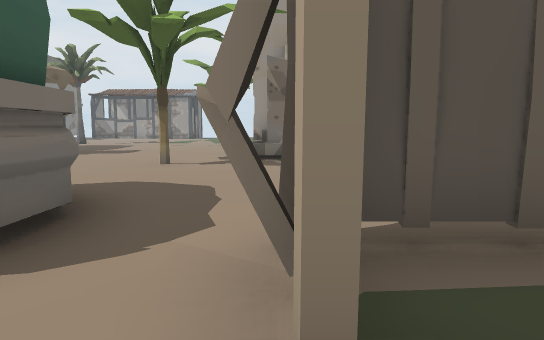
view 1 (above)

24 first-person views from a walk through a scene from a Unity 3-D project. The camera is 1.5 m above the floor, tilts 6° down and sees 70° across. The floor is counted in squares, 2 m on a side. Each view is taken from the middle of a square. On the plan, view 1 faces up. The plan holds only what a view shows up to about 12 squares ahead; the rest is blank. The place goes on beyond the plan. The player is left out. Some animated figures are left out. Door leaves are left out, so doorways stand open. Some surface patterns are stand-ins.

view 2
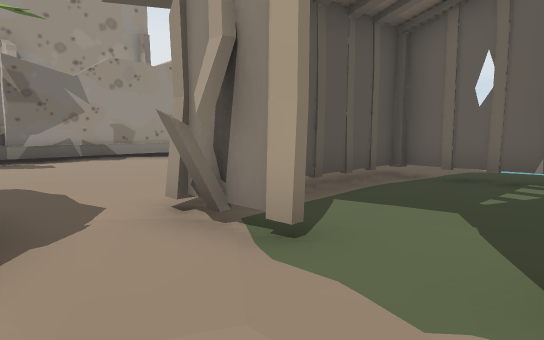

view 3
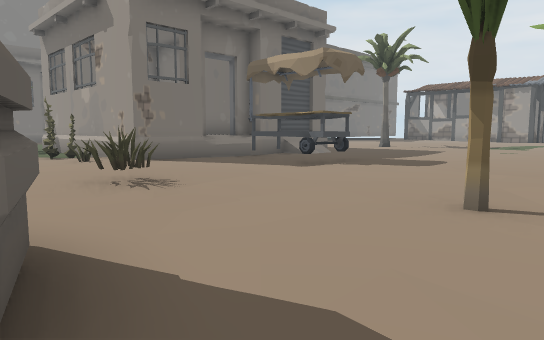

view 4
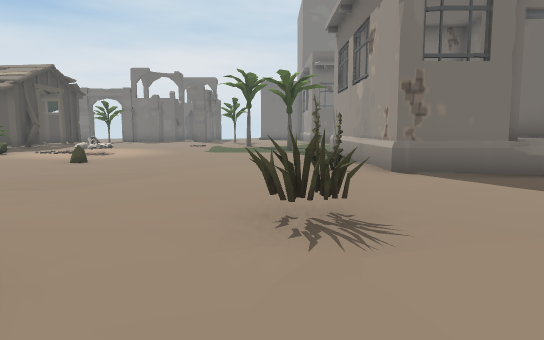

view 5
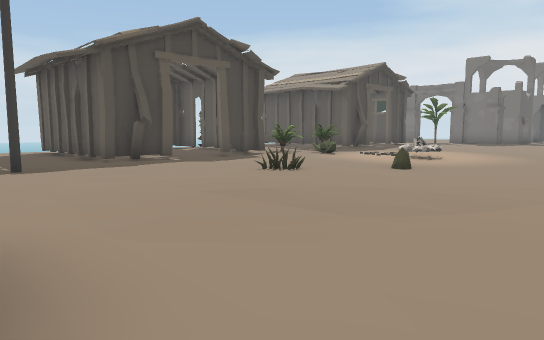

view 6
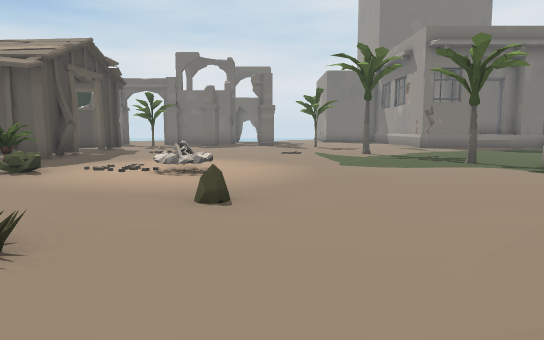

view 7
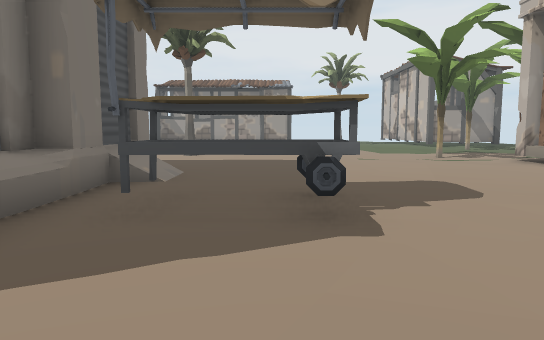

view 8
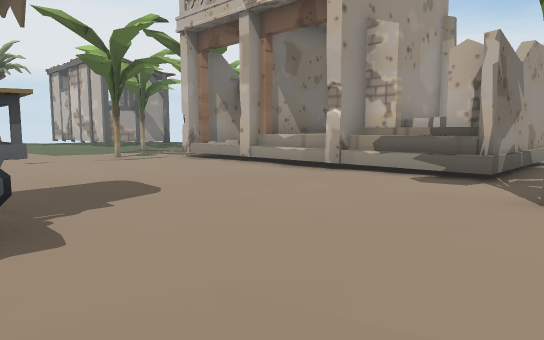

view 9
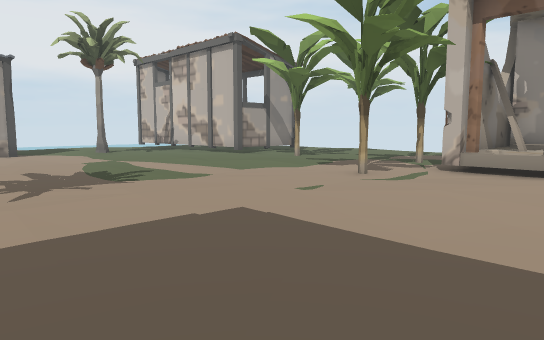

view 10
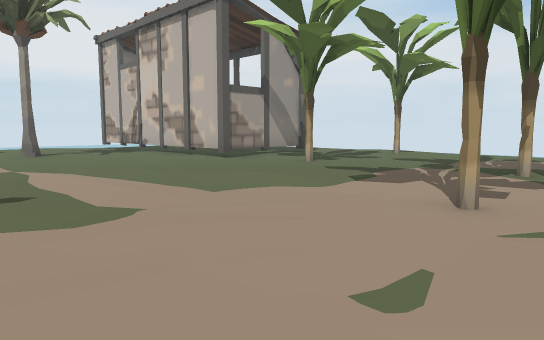

view 11
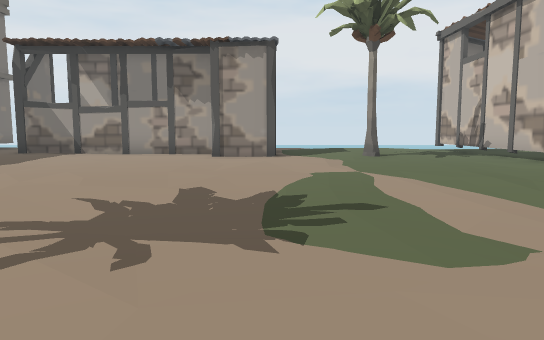

view 12
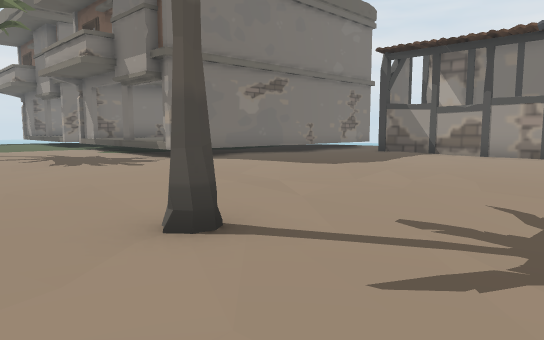

view 13
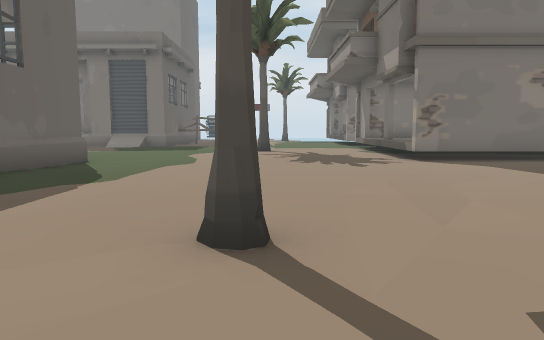

view 14
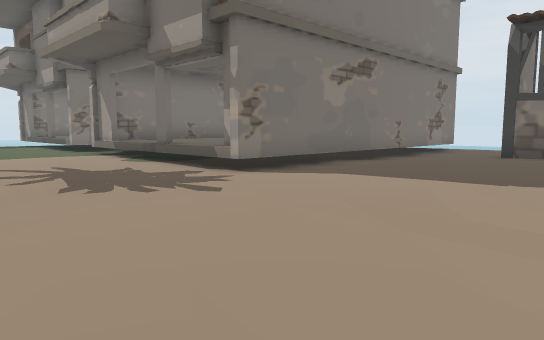

view 15
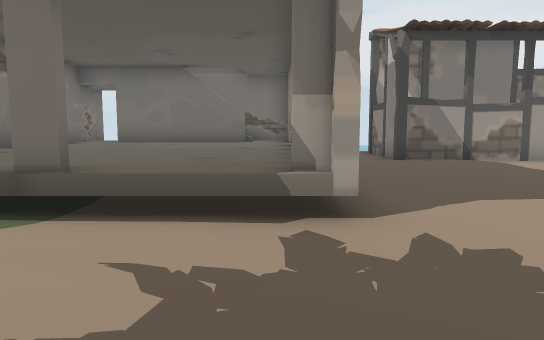

view 16
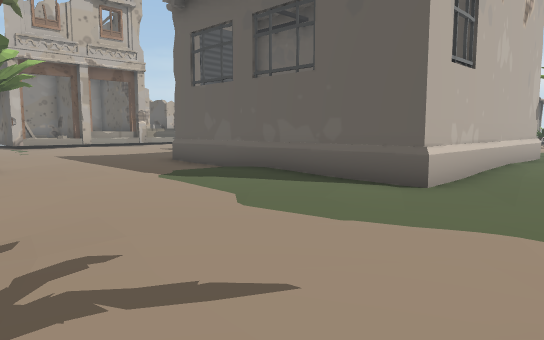

view 17
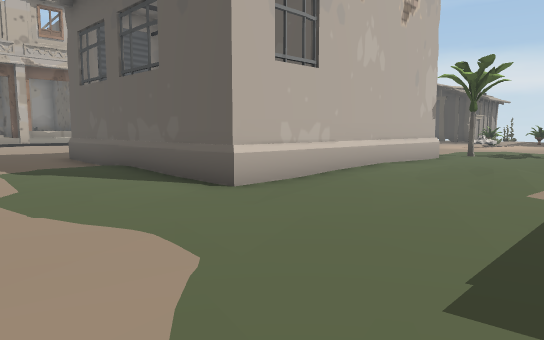

view 18
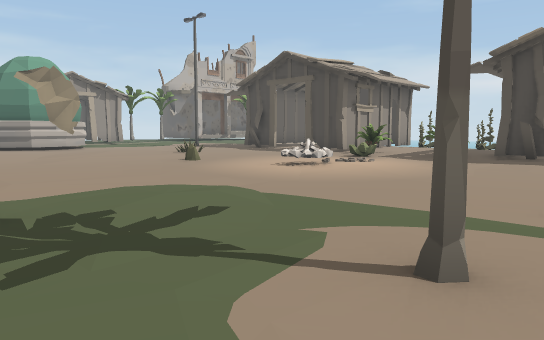

view 19
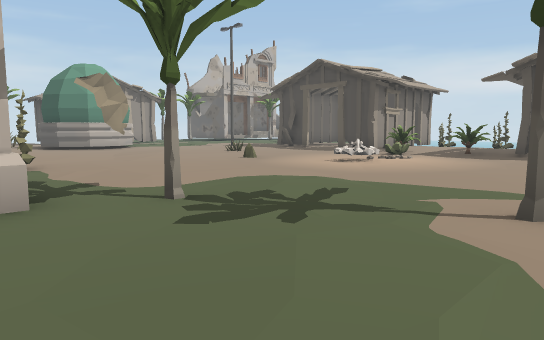

view 20
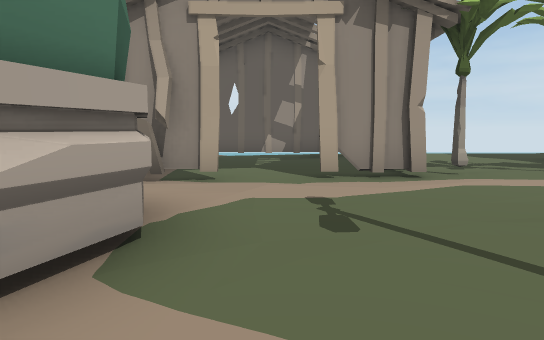

view 21
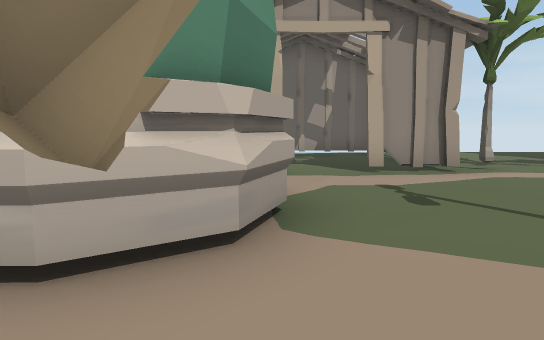

view 22
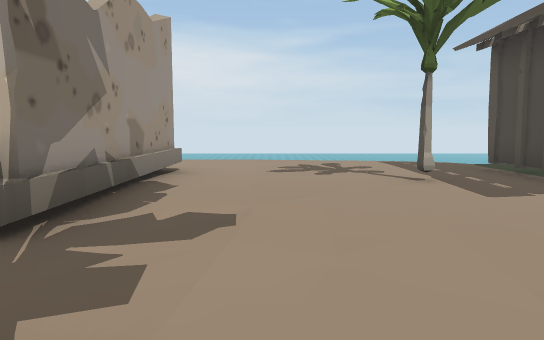

view 23
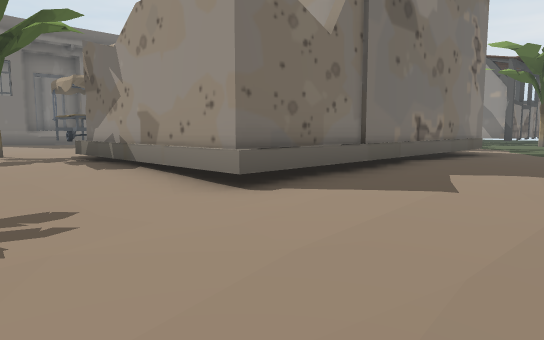

view 24
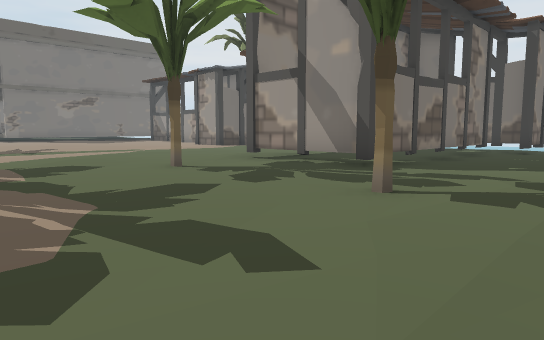

### Floor plan
Key: @ floor where view 1 was taken; # wall or solid block; x gap in a wall; . main floor; : floor 0.25 m higher than the main floor; - floor 0.25 m lower than the main floor; / step, stairs or slope; D open door; = window, fence, low wall or low ledge; ^ raised ledge; v drop or lower ground; T tree; H thing the floor can be seen under or through; P plant; C campfire; B bush; O other object.
Columns run from 21 left of view 1 to 8 right of it. Each row starts with its distance up from view 1.
 33                          #
 32 ####= .#                 #
 31 ^^^^=..#                ##.
 30 ^^^^=..#########.::..#  #..
 29 ^^^^=...::....##.:T..#  #..
 28 ^^^^=...::...........#  #..
 27 ^^^^=...........:....#  #...
 26 ^^^^=................#  #...
 25 ^^^^=...::...........####...
 24 ^^#^^...:::.::......:.......
 23 ............::.....:..T...T.
 22 :::::......:.......::......./
 21 :::::.....:......../:........
 20  :T::......T................/
 19 :.:..........................
 18 :..................T..T.....
 17 :....................#####..
 16 :....................^^^^#..
 15  ....#######.......:.^   #..
 14  ....#     #/......:.^^^##../
 13  ....#     ^/........^   #:./
 12  .:.:#  ^^ #..O......#   #...
 11  .:.:#    ^D.OOO...::^   #...
 10  :...#     #......:::^^  #...
  9 :....#     #.........#####...-
  8 .:...#######::.....T.::......-
  7 .:..T....P.O::::....:........-
  6 ...........::::O.............-
  5 .T..:.......::..........T....
  4 .................###.........
  3  ...............## #..###HH..
  2  ...........:...####.##-.-H--v
  1  .....C..B..:....##..#....H--
  0  ...:CC....O......:::@....H.
 -1  ................::..#....H.
 -2  ...........::.. ::..#  xx#
 -3  :....P....:::#.   ...T.
 -4  ###OOOO##.##..     ....

Where each view was taken, in squares from view 1:
view 1: 0 up, 0 right, facing up
view 2: 1 down, 2 left, facing up-right
view 3: 4 up, 1 left, facing up-left
view 4: 6 up, 3 left, facing left
view 5: 5 up, 5 left, facing down-left
view 6: 2 up, 8 left, facing left
view 7: 7 up, 7 left, facing up
view 8: 7 up, 7 left, facing up-right
view 9: 14 up, 9 left, facing up-right
view 10: 17 up, 6 left, facing up-right
view 11: 18 up, 6 left, facing up
view 12: 18 up, 7 left, facing up-left
view 13: 20 up, 7 left, facing left
view 14: 19 up, 11 left, facing up-left
view 15: 20 up, 17 left, facing up
view 16: 21 up, 19 left, facing down-right
view 17: 19 up, 21 left, facing down-right
view 18: 7 up, 21 left, facing down-right
view 19: 9 up, 21 left, facing down-right
view 20: 0 up, 6 left, facing right
view 21: 1 up, 7 left, facing right
view 22: 7 up, 3 left, facing right
view 23: 6 up, 8 right, facing up-left
view 24: 19 up, 7 right, facing up-left
